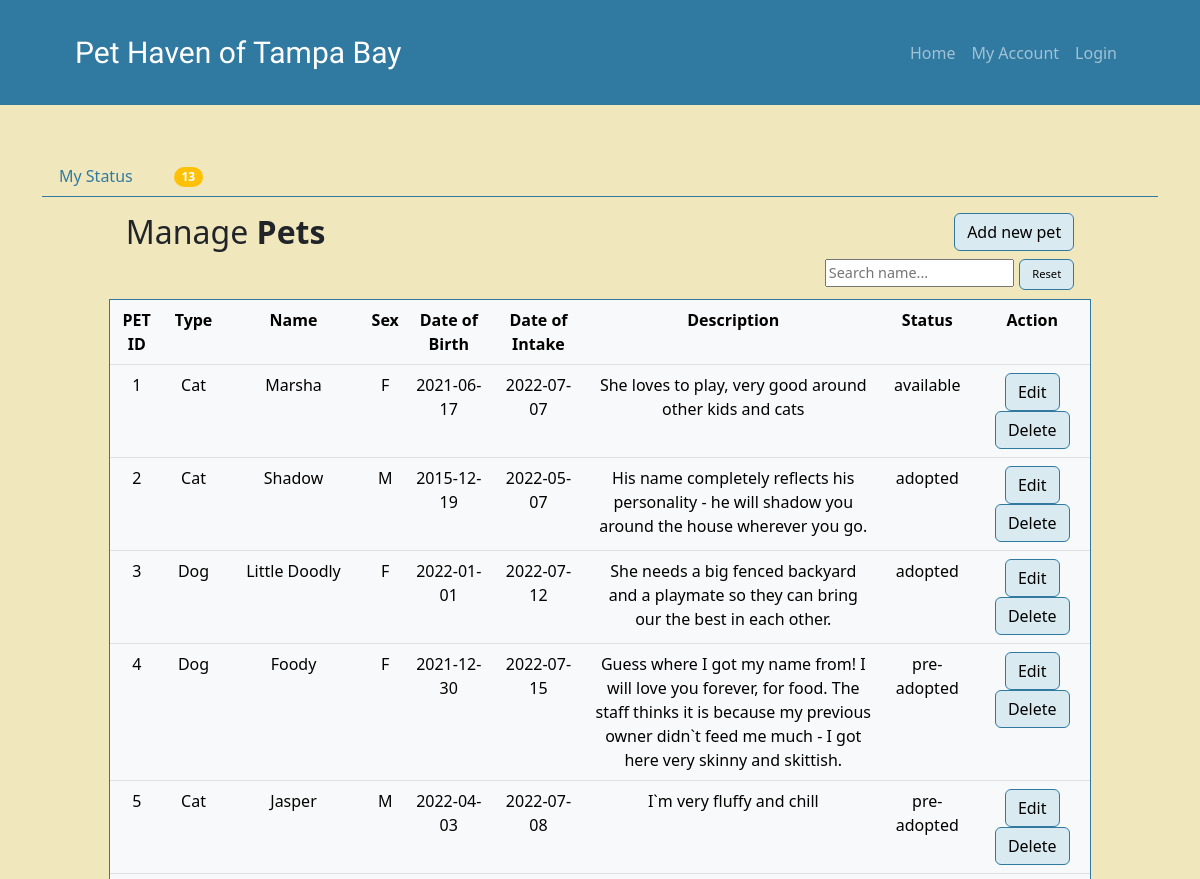
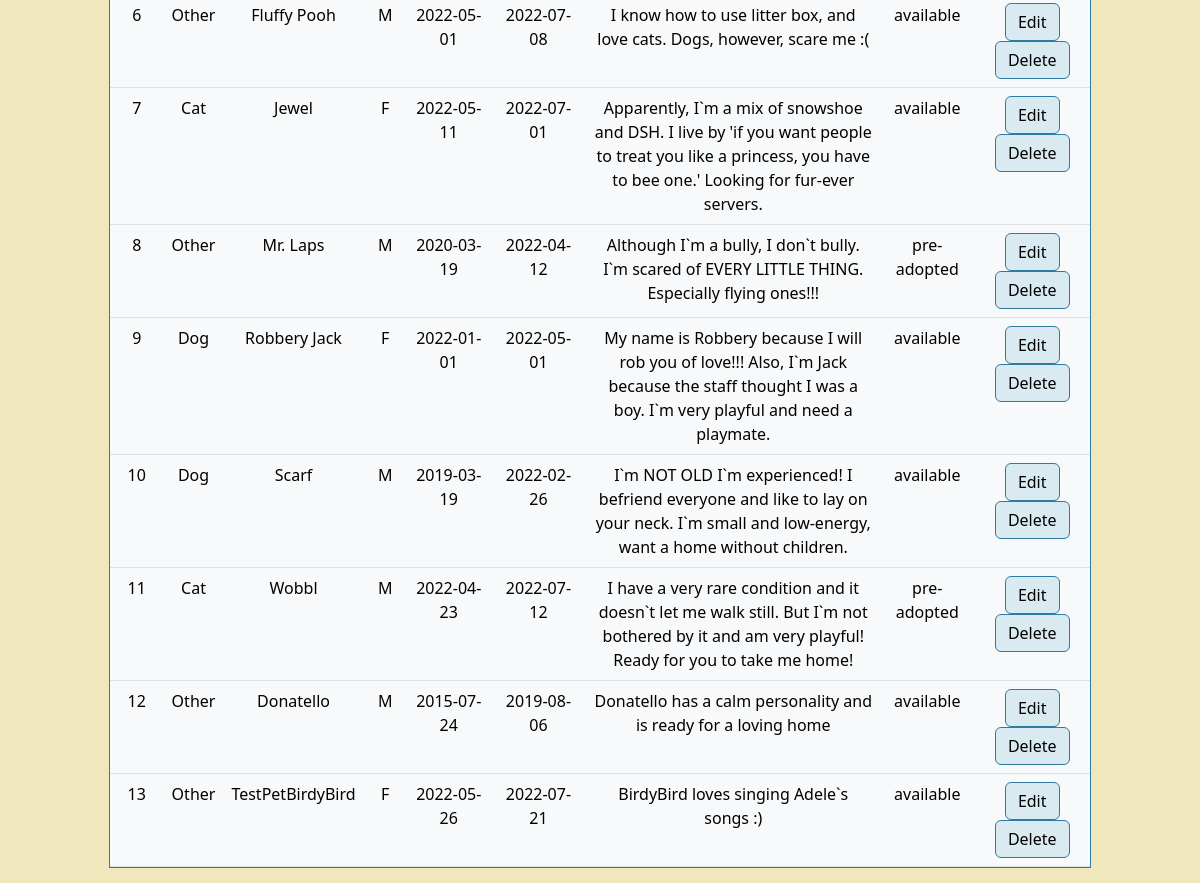
The app's page /managepets with its own data (2 pictures, top to bottom).
### tables this page shows
CREATE TABLE Pets (pid INTEGER PRIMARY KEY AUTOINCREMENT, kennel_id varchar(5) references Kennels (id), type varchar(1) not null, status VARCHAR(15) NOT NULL DEFAULT 'available', pname VARCHAR(40),
sex CHAR(1), dob DATE, image TEXT, dateofintake DATE NOT NULL DEFAULT CURRENT_DATE, description TEXT,
CHECK (status in ('available', 'pre-adopted', 'adopted')), CHECK (type in ('Dog', 'Cat', 'Other')));

### App.py (the view)
@app.route('/managepets', methods=['POST', 'GET'])
def managepets():
    cur_user = get_current_user()
    db = get_database()
    pet_cursor = db.execute('SELECT * from Pets')
    all_pets = pet_cursor.fetchall()
    numInQueue = numberOfPets()
    user_privilage = db.execute("SELECT * FROM Users WHERE (privilage = 'admin' AND status = 'active')")
    privilage = user_privilage.fetchall()
    kennel_amt_cursor = db.execute("SELECT count(*) from Kennels WHERE status = 'empty'")
    kennel_amt = kennel_amt_cursor.fetchone()
    all_kennels = db.execute("SELECT * from Kennels where status = 'empty'")
    all_kennels = all_kennels.fetchall()
    if request.method == 'POST':
        petName = request.form['searchName']
        cursor = db.execute('SELECT * FROM Pets WHERE pname LIKE ?', (petName + '%',))
        all_pets = cursor.fetchall()
    return render_template('managepets.html', all_kennels=all_kennels, kennel_amt=kennel_amt, user=cur_user, all_pets=all_pets, numInQueue=numInQueue, privilage = privilage)

### App.py (called while the page is built)
@app.teardown_appcontext
def close_database(error):
    if hasattr(g, 'crudapplication_db'):
        g.crudapplication_db.close()

def get_current_user():
    user = None
    if 'user' in session:
        user = session['user']
        db = get_database()
        user_cursor = db.execute('select * from Users where email = ?', [user])
        user = user_cursor.fetchone()
    return user

def numberOfPets():
    db = get_database()
    pet_cursor = db.execute('SELECT COUNT(*) FROM Pets')
    if pet_cursor != None:
        num = pet_cursor.fetchone()
        numPets = num[0]
    else:
        numPets = 0
    return numPets

### database.py (called while the page is built)
def connect_to_database():
    sql = sqlite3.connect(f'C:/Users/ulyan/Desktop/PetHaven/{db_name}')
    sql.row_factory = sqlite3.Row
    return sql

def get_database():
    if not hasattr(g, 'crudapplication_db'):
        g.crudapplication_db = connect_to_database()
    return g.crudapplication_db

### templates/managepets.html (shortened to what this page needs)
{% extends 'myaccount.html' %}
{% block pet %}
<div class="container" style="width: 90%; ">
    <div class="row">
        <div class="col md-12">
            <div class="jumbotron p-3">
                <h2> Manage <b> Pets   </b>
                  <button type="button" class = "btn btn-outline-secondary float-end editbtn" data-toggle="modal" data-target="#mymodal"> Add new pet </button>
                </h2>
                <div>
                  <a href="/managepets" class="hide-link">
                     <button type="button" class = "btn btn-outline-secondary float-end editbtn smallButton">Reset</button>
                  </a>
                  <form method="POST">
                     <input type="text" class="float-end searchboxName" name="searchName" placeholder="Search name...">
                  </form>
               </div>
                 </div>
                <table class="table table-hover table-light text-center tablehover">
                    <tr>
                        <th>PET ID</th>
                        <th>Type</th>
                        <th>Name</th>
                        <th>Sex</th>
                        <th>Date of Birth</th>
                        <th>Date of Intake</th>
                        <th style="width: 30%">Description</th>
                        <th>Status</th>
                        <th>Action</th>
                    </tr>
                    {% for pet in all_pets %}
                    <tr>
                        <td> {{ pet['pid'] }} </td>
                        <td> {{ pet['type'] }} </td>
                        <td> {{ pet['pname'] }} </td>
                        <td> {{ pet['sex'] }}</td>
                        <td> {{ pet['dob'] }} </td>
                        <td> {{ pet['dateofintake'] }} </td>
                        <td> {{ pet['description'] }} </td>
                        <td> {{ pet['status'] }} </td>
                        <td>
                            <a href="/update/{{pet['pid']}}" class="btn btn-warning btn-xs editbtn" data-bs-toggle="modal" data-bs-target="#modaledit{{pet['pid']}}"> Edit </a>
                            <a href="/delete/{{pet['pid']}}" class="btn btn-warning btn-xs editbtn" onclick="return confirm('Are you sure you want to delete?')"> Delete</a>
                        </td>
                    </tr>
                    {% endfor %}
                </table>
            </div>
            </div>
        </div>
    </div>
{% endblock %}

### templates/myaccount.html (shortened to what this page needs)
{% extends 'base.html' %}
{% block content %}
<ul class="nav nav-tabs" id="myTab" role="tablist">
  <li class="nav-item" role="presentation">
    {%if privilage%}
    {%else%}
    <a class="nav-link" href="/status" id="status-tab" type="button" role="tab" aria-controls="status" aria-selected="false">My Status</a>
    {%endif%}
  </li>
  <li class="row nav-item " role="presentation">
    <div class=" col">
    </div>
    <div class="col py-2 ">
      <span class="badge bg-warning rounded-pill ">{{numInQueue}}</span>
    </div>
     </li>
</ul>
<div class="tab-content" id="myTabContent">
  <div class="tab-pane fade show active" id="home" role="tabpanel" aria-labelledby="home-tab">
      {% block pet %}
      {% endblock %}
  </div>
</div>
{% endblock %}

### templates/base.html (shortened to what this page needs)
<!DOCTYPE html>
<html lang="en">
<head>
    <link href="https://cdn.jsdelivr.net/npm/bootstrap@5.2.0-beta1/dist/css/bootstrap.min.css" rel="stylesheet">
</head>
<body>
    <nav class="navbar navbar-expand-lg navbar-dark menu" style="padding: 25px 75px; ">
        <a class="navbar-brand petlabel" href=" {{ url_for('index') }} ">Pet Haven of Tampa Bay</a>
        <div class="collapse navbar-collapse navbar-custom justify-content-end" id="navbar">
            <div class="navbar-nav ml-auto">
                <a class = "nav-item nav-link" id="home" href="/">Home</a>
                <a class = "nav-item nav-link" id="myaccount" href="/myaccount">My Account</a>
                {% if user %}
                <a class = "nav-item nav-link" id="logout" href="/logout">Logout</a>
                {% else %}
                <a class = "nav-item nav-link" id="login" href="/login">Login</a>
                {% endif %}
            </div>
        </div>
    </nav>
    <div class="container">
        {% block content %}
        {% endblock %}
</body>
</html>

### templates/base.html (style rules this page uses)
.menu { background-color: #3079a1; margin: auto auto 50px auto; padding: 30px; }
.petlabel { font-family: 'Gloria Hallelujah', cursive; font-size: 30px; }
body { background-color: #f1e7bd; }
.editbtn { background-color: #DAEAF1; border-color: #3079a1; color: black; }
.table { padding: 10px; outline-style: solid; outline-width: 1px; outline-color: #3079a1; }
.nav-tabs { border-color: #3079a1; }
.nav { --bs-nav-link-color: #3079a1; --bs-nav-link-hover-color: red; }
.nav-tabs { --bs-nav-tabs-link-hover-border-color: #3079a1; }
.hide-link, .hide-link:hover { text-decoration: none; color: inherit; }
.searchboxName { font-size: 90%; width: 20%; margin-bottom: 1%; }
.smallButton { font-size: 70%; margin-bottom: 1%; margin-left: 0.5%; }

### records on screen
Pets: pid "1", type "Cat", pname "Marsha", sex "F", dob "2021-06-17", dateofintake "2022-07-07", description "She loves to play, very good around other kids and cats", status "available"
Pets: pid "2", type "Cat", pname "Shadow", sex "M", dob "2015-12-19", dateofintake "2022-05-07", description "His name completely reflects his personality - he will shadow you around the house wherever you go.", status "adopted"
Pets: pid "3", type "Dog", pname "Little Doodly", sex "F", dob "2022-01-01", dateofintake "2022-07-12", description "She needs a big fenced backyard and a playmate so they can bring our the best in each other.", status "adopted"
Pets: pid "4", type "Dog", pname "Foody", sex "F", dob "2021-12-30", dateofintake "2022-07-15", description "Guess where I got my name from! I will love you forever, for food. The staff thinks it is because my previous owner didn`t feed me much - I got here very skinny and skittish.", status "pre-adopted"
Pets: pid "5", type "Cat", pname "Jasper", sex "M", dob "2022-04-03", dateofintake "2022-07-08", description "I`m very fluffy and chill", status "pre-adopted"
Pets: pid "6", type "Other", pname "Fluffy Pooh", sex "M", dob "2022-05-01", dateofintake "2022-07-08", description "I know how to use litter box, and love cats. Dogs, however, scare me :(", status "available"
Pets: pid "7", type "Cat", pname "Jewel", sex "F", dob "2022-05-11", dateofintake "2022-07-01", description "Apparently, I`m a mix of snowshoe and DSH. I live by 'if you want people to treat you like a princess, you have to bee one.' Looking for fur-ever servers.", status "available"
Pets: pid "8", type "Other", pname "Mr. Laps", sex "M", dob "2020-03-19", dateofintake "2022-04-12", description "Although I`m a bully, I don`t bully. I`m scared of EVERY LITTLE THING. Especially flying ones!!!", status "pre-adopted"
Pets: pid "9", type "Dog", pname "Robbery Jack", sex "F", dob "2022-01-01", dateofintake "2022-05-01", description "My name is Robbery because I will rob you of love!!! Also, I`m Jack because the staff thought I was a boy. I`m very playful and need a playmate.", status "available"
Pets: pid "10", type "Dog", pname "Scarf", sex "M", dob "2019-03-19", dateofintake "2022-02-26", description "I`m NOT OLD I`m experienced! I befriend everyone and like to lay on your neck. I`m small and low-energy, want a home without children.", status "available"
Pets: pid "11", type "Cat", pname "Wobbl", sex "M", dob "2022-04-23", dateofintake "2022-07-12", description "I have a very rare condition and it doesn`t let me walk still. But I`m not bothered by it and am very playful! Ready for you to take me home!", status "pre-adopted"
Pets: pid "12", type "Other", pname "Donatello", sex "M", dob "2015-07-24", dateofintake "2019-08-06", description "Donatello has a calm personality and is ready for a loving home", status "available"
Pets: pid "13", type "Other", pname "TestPetBirdyBird", sex "F", dob "2022-05-26", dateofintake "2022-07-21", description "BirdyBird loves singing Adele`s songs :)", status "available"

### other values on screen
{{ numInQueue }} "13"
